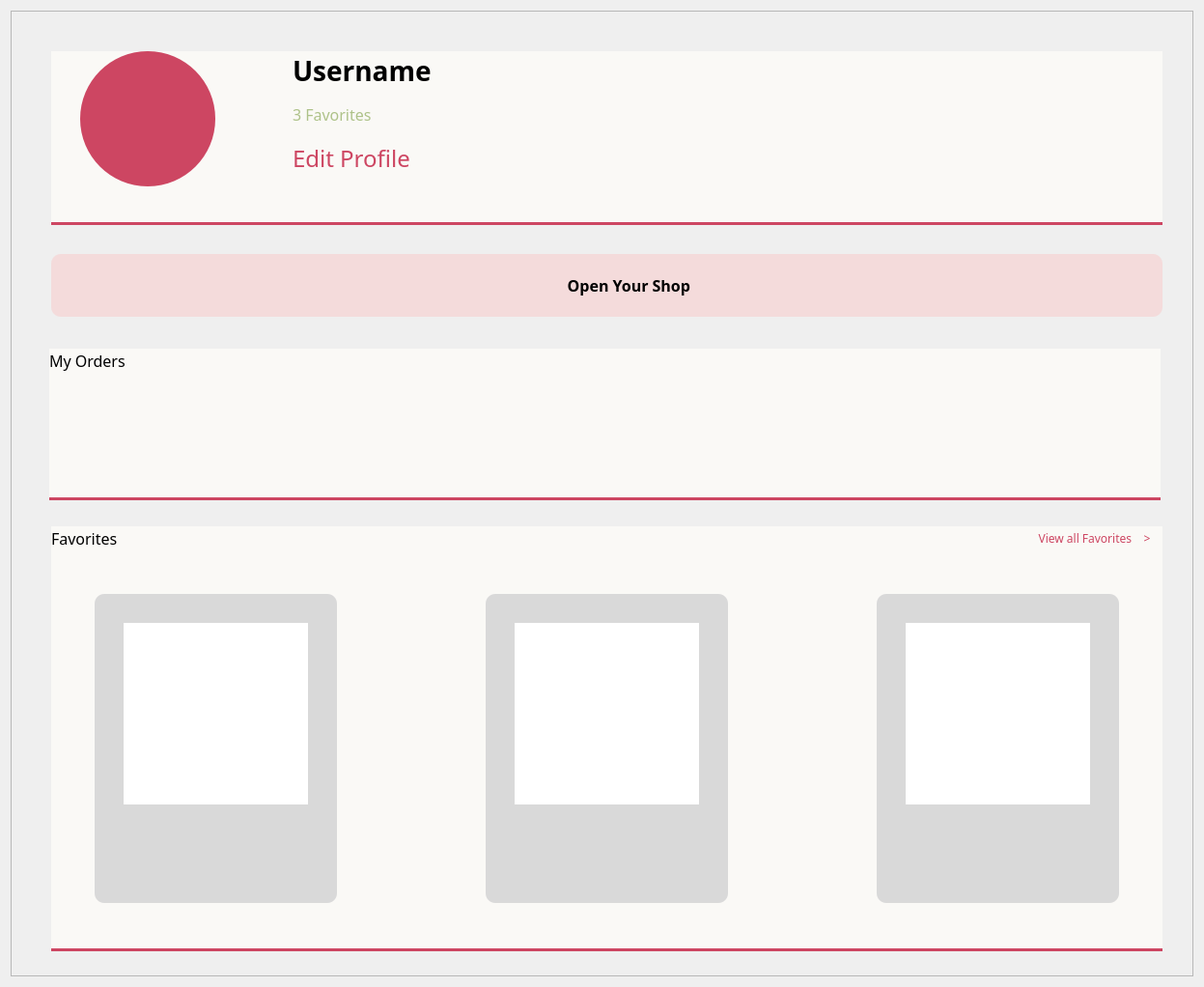
       <widget class="QWidget" name="scrollAreaWidgetContents_3">
        <property name="geometry">
         <rect>
          <x>0</x>
          <y>0</y>
          <width>1247</width>
          <height>1018</height>
         </rect>
        </property>
        <property name="styleSheet">
         <string notr="true"/>
        </property>
        <layout class="QVBoxLayout" name="verticalLayout_2">
         <item>
          <widget class="QFrame" name="frame_userprofile">
           <property name="minimumSize">
            <size>
             <width>0</width>
             <height>1000</height>
            </size>
           </property>
           <property name="frameShape">
            <enum>QFrame::StyledPanel</enum>
           </property>
           <property name="frameShadow">
            <enum>QFrame::Raised</enum>
           </property>
           <widget class="QWidget" name="profilecontainer" native="true">
            <property name="geometry">
             <rect>
              <x>42</x>
              <y>42</y>
              <width>1151</width>
              <height>180</height>
             </rect>
            </property>
            <property name="styleSheet">
             <string notr="true">border-bottom: 3px solid #CD4662;
background: #FAF9F6;</string>
            </property>
            <widget class="QLabel" name="profilepic">
             <property name="geometry">
              <rect>
               <x>30</x>
               <y>0</y>
               <width>140</width>
               <height>140</height>
              </rect>
             </property>
             <property name="styleSheet">
              <string notr="true">border: none;
border-radius: 70px;
background: #cd4662;</string>
             </property>
             <property name="text">
              <string/>
             </property>
            </widget>
            <widget class="QLabel" name="usernamelabel">
             <property name="geometry">
              <rect>
               <x>250</x>
               <y>0</y>
               <width>151</width>
               <height>41</height>
              </rect>
             </property>
             <property name="styleSheet">
              <string notr="true">border: none;
color: #000;
font-family: Suwannaphum;
font-size: 28px;
font-style: normal;
font-weight: 700;
line-height: normal;</string>
             </property>
             <property name="text">
              <string>Username</string>
             </property>
            </widget>
            <widget class="QLabel" name="favloriteabel">
             <property name="geometry">
              <rect>
               <x>250</x>
               <y>45</y>
               <width>151</width>
               <height>41</height>
              </rect>
             </property>
             <property name="styleSheet">
              <string notr="true">border: none;
color: #AEC289;
font-family: Suwannaphum;
font-size: 16px;
font-style: normal;
font-weight: 400;
line-height: normal;</string>
             </property>
             <property name="text">
              <string>3 Favorites</string>
             </property>
            </widget>
            <widget class="QPushButton" name="editprofilebutton">
             <property name="geometry">
              <rect>
               <x>250</x>
               <y>90</y>
               <width>131</width>
               <height>41</height>
              </rect>
             </property>
             <property name="styleSheet">
              <string notr="true">border: none;
color: #CD4662;
font-family: Suwannaphum;
font-size: 24px;
font-style: normal;
font-weight: 400;
line-height: normal;
text-align: left;</string>
             </property>
             <property name="text">
              <string>Edit Profile</string>
             </property>
            </widget>
           </widget>
           <widget class="QPushButton" name="backbutton">
            <property name="geometry">
             <rect>
              <x>0</x>
              <y>10</y>
              <width>20</width>
              <height>31</height>
             </rect>
            </property>
            <property name="styleSheet">
             <string notr="true">border: none;
image: url(:/pic/realimages/backhomoe.png);</string>
            </property>
            <property name="text">
             <string/>
            </property>
           </widget>
           <widget class="QWidget" name="myordercontainer" native="true">
            <property name="geometry">
             <rect>
              <x>40</x>
              <y>350</y>
              <width>1151</width>
              <height>157</height>
             </rect>
            </property>
            <property name="styleSheet">
             <string notr="true">border-bottom: 3px solid #CD4662;
background: #FAF9F6;
</string>
            </property>
            <widget class="QLabel" name="myorderlabel">
             <property name="geometry">
              <rect>
               <x>0</x>
               <y>0</y>
               <width>100</width>
               <height>25</height>
              </rect>
             </property>
             <property name="styleSheet">
              <string notr="true">border: none;
color: #000;
text-align: center;
font-family: Suwannaphum;
font-size: 16px;
font-style: normal;
font-weight: 400;
line-height: normal;</string>
             </property>
             <property name="text">
              <string>My Orders</string>
             </property>
            </widget>
            <widget class="QPushButton" name="tobeshipbutton">
             <property name="geometry">
              <rect>
               <x>250</x>
               <y>40</y>
               <width>90</width>
               <height>90</height>
              </rect>
             </property>
             <property name="styleSheet">
              <string notr="true">image: url(:/pic/images/newres/tobeshipped.png);
border: none;</string>
             </property>
             <property name="text">
              <string/>
             </property>
            </widget>
            <widget class="QPushButton" name="tobereceivebutton">
             <property name="geometry">
              <rect>
               <x>550</x>
               <y>40</y>
               <width>90</width>
               <height>90</height>
              </rect>
             </property>
             <property name="styleSheet">
              <string notr="true">image: url(:/pic/images/newres/toberecieved.png);
border: none;</string>
             </property>
             <property name="text">
              <string/>
             </property>
            </widget>
            <widget class="QPushButton" name="completebutton">
             <property name="geometry">
              <rect>
               <x>850</x>
               <y>40</y>
               <width>90</width>
               <height>90</height>
              </rect>
             </property>
             <property name="styleSheet">
              <string notr="true">image: url(:/pic/images/newres/completed.png);
border: none;</string>
             </property>
             <property name="text">
              <string/>
             </property>
            </widget>
           </widget>
           <widget class="QWidget" name="favcontainer" native="true">
            <property name="geometry">
             <rect>
              <x>42</x>
              <y>534</y>
              <width>1151</width>
              <height>440</height>
             </rect>
            </property>
            <property name="styleSheet">
             <string notr="true">border-bottom: 3px solid #CD4662;
background: #FAF9F6;</string>
            </property>
            <widget class="QWidget" name="product_13" native="true">
             <property name="geometry">
              <rect>
               <x>45</x>
               <y>70</y>
               <width>251</width>
               <height>320</height>
              </rect>
             </property>
             <property name="styleSheet">
              <string notr="true">border-radius: 10px;
                background: #D9D9D9;
border:none;</string>
             </property>
             <widget class="QPushButton" name="picproduct1_15">
              <property name="geometry">
               <rect>
                <x>30</x>
                <y>30</y>
                <width>191</width>
                <height>188</height>
               </rect>
              </property>
              <property name="styleSheet">
               <string notr="true">background-color: #FFF;
border-radius: 0px;</string>
              </property>
              <property name="text">
               <string/>
              </property>
             </widget>
            </widget>
            <widget class="QLabel" name="favlabel">
             <property name="geometry">
              <rect>
               <x>0</x>
               <y>0</y>
               <width>100</width>
               <height>25</height>
              </rect>
             </property>
             <property name="styleSheet">
              <string notr="true">border: none;
color: #000;
text-align: center;
font-family: Suwannaphum;
font-size: 16px;
font-style: normal;
font-weight: 400;
line-height: normal;</string>
             </property>
             <property name="text">
              <string>Favorites</string>
             </property>
            </widget>
            <widget class="QWidget" name="product_14" native="true">
             <property name="geometry">
              <rect>
               <x>450</x>
               <y>70</y>
               <width>251</width>
               <height>320</height>
              </rect>
             </property>
             <property name="styleSheet">
              <string notr="true">border-radius: 10px;
                background: #D9D9D9;
border:none;</string>
             </property>
             <widget class="QPushButton" name="picproduct1_18">
              <property name="geometry">
               <rect>
                <x>30</x>
                <y>30</y>
                <width>191</width>
                <height>188</height>
               </rect>
              </property>
              <property name="styleSheet">
               <string notr="true">background-color: #FFF;
border-radius: 0px;</string>
              </property>
              <property name="text">
               <string/>
              </property>
             </widget>
            </widget>
            <widget class="QWidget" name="product_15" native="true">
             <property name="geometry">
              <rect>
               <x>855</x>
               <y>70</y>
               <width>251</width>
               <height>320</height>
              </rect>
             </property>
             <property name="styleSheet">
              <string notr="true">border-radius: 10px;
                background: #D9D9D9;
border:none;</string>
             </property>
             <widget class="QPushButton" name="picproduct1_19">
              <property name="geometry">
               <rect>
                <x>30</x>
                <y>30</y>
                <width>191</width>
                <height>188</height>
               </rect>
              </property>
              <property name="styleSheet">
               <string notr="true">background-color: #FFF;
border-radius: 0px;</string>
              </property>
              <property name="text">
               <string/>
              </property>
             </widget>
            </widget>
            <widget class="QPushButton" name="viewallfavbutton">
             <property name="geometry">
              <rect>
               <x>1020</x>
               <y>0</y>
               <width>121</width>
               <height>24</height>
              </rect>
             </property>
             <property name="styleSheet">
              <string notr="true">color:  #CD4662;
text-align: center;
font-family: Suwannaphum;
font-size: 12px;
font-style: normal;
font-weight: 400;
line-height: normal;
border: none;</string>
             </property>
             <property name="text">
              <string>View all Favorites    &gt;</string>
             </property>
            </widget>
           </widget>
           <widget class="QPushButton" name="openshopbutton">
            <property name="geometry">
             <rect>
              <x>42</x>
              <y>252</y>
              <width>1151</width>
              <height>65</height>
             </rect>
            </property>
            <property name="styleSheet">
             <string notr="true">border-radius: 10px;
background: #F4DBDB;
color: #000;
text-align: center;
font-family: Suwannaphum;
font-size: 16px;
font-style: normal;
font-weight: 700;
line-height: normal;</string>
            </property>
            <property name="text">
             <string>           Open Your Shop</string>
            </property>
           </widget>
           <widget class="QLabel" name="openshoppic">
            <property name="geometry">
             <rect>
              <x>520</x>
              <y>252</y>
              <width>49</width>
              <height>65</height>
             </rect>
            </property>
            <property name="styleSheet">
             <string notr="true">image: url(:/pic/images/newres/openyourshop.png);
border: none;
background: none;</string>
            </property>
            <property name="text">
             <string/>
            </property>
           </widget>
          </widget>
         </item>
        </layout>
       </widget>
